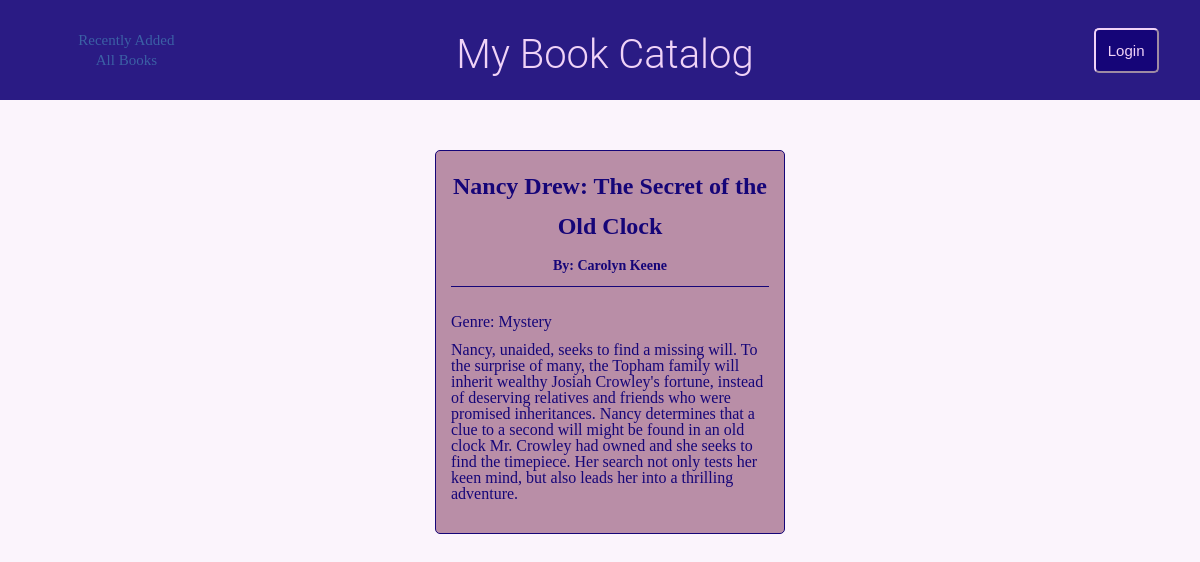
The page /book/19/nancy-drew-the-secret-of-the-old-clock on the database its author committed.
### database_setup.py (models this page shows, shortened)
class Book(Base):
    __tablename__ = 'book'
    id = Column(Integer, primary_key=True)
    title = Column(String(250), nullable=False)
    urlSafeTitle = Column(String(250))
    author = Column(String(250))
    description = Column(String(500))
    genre = Column(String(250))
    user_id = Column(Integer, ForeignKey('user.id'))
    user = relationship(User)

### application.py (the view)
@app.route('/book/<int:book_id>/<book_title>')
def showBookInfo(book_title, book_id):
    book = session.query(Book).filter(Book.id == book_id).one()
    return render_template('bookInfo.html', book=book)

### templates/bookInfo.html (shortened to what this page needs)
{% extends "main.html" %}
{% block content %}
{% include "header.html" %}
<div class="main-and-sidebar-wrapper">
	<section class="main book-info-main">
		<div class="book-information">
			<div class="page-headers book-info-headers">
				<h2 class="book-title">{{book.title}}</h2>
				<h4 class="book-author">By: {{book.author}}</h4>
			</div>
			<div class="book-info">
				<div class="book-genre">
					Genre: {{book.genre.replace( '-', ' ' ).title()}}
				</div>
				<p class="book-description">{{book.description}}</p>
			</div>
		</div>
	</section>
</div>
{% endblock %}

### static/styles.css (style rules this page uses)
html { box-sizing: border-box; }
*, *::before, *::after { box-sizing: inherit; }
body, html { height: 100%; width: 100%; margin: 0; padding: 0; }
body { font-family: Arial Rounded MT Bold; margin-left: auto; margin-right: auto; background-color: #fbf4fc; }
.main-and-sidebar-wrapper { display: flex; flex-direction: row; height: 88vh; }
.main { flex: 3; padding-left: 20px; }
.page-headers { display: flex; flex-direction: row; }
.book-information { width: 350px; padding: 15px; color: #150578; background: #B98EA7; display: flex; flex-direction: column; border: 1px solid #150578; border-radius: 5px; line-height: 40px; margin-left: auto; margin-right: auto; margin-top: 50px; text-align: center; }
.book-info-headers { display: flex; flex-direction: column; border-bottom: 1px solid #150578; }
.book-title { margin: 0; }
.book-author { margin: 0; font-size: 14px; }
.book-genre { margin-top: 15px; text-align: left; }
.book-description { margin-top: 0; text-align: left; line-height: 16px; }

### rows shown on the page
Book: title "Nancy Drew: The Secret of the Old Clock", author "Carolyn Keene", genre.replace "Mystery", description "Nancy, unaided, seeks to find a missing will. To the surprise of many, the Topham family will inherit wealthy Josiah Crowley's fortune, instead of deserving relatives and friends who were promised inheritances. Nancy determines that a clue to a second will might be found in an old clock Mr. Crowley had owned and she seeks to find the timepiece. Her search not only tests her keen mind, but also leads her into a thrilling adventure."
